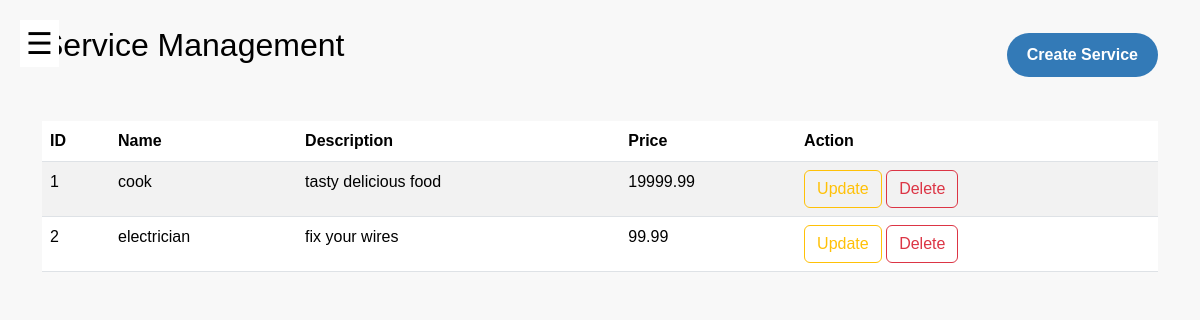
The page /service_admin on the database its author committed.
### models.py (models this page shows, shortened)
class Service(db.Model):
    id = db.Column(db.Integer, primary_key=True)
    name = db.Column(db.String(100), nullable=False)
    description = db.Column(db.String(512), nullable=False)
    price = db.Column(db.Float, nullable=False)

### app.py (the view)
@app.route('/service_admin')
def service_admin():
    services = Service.query.all()
    return render_template('service_admin.html', services=services, active_page='services')

### templates/service_admin.html (shortened to what this page needs)
{% extends 'layout.html' %}
{% block more_css %}
<link rel="stylesheet" href="{{ url_for('static', filename='css/customer_dashboard.css') }}">
{% endblock %}
{% block content %}
<button class="open-btn" onclick="toggleNavbar()">☰</button>
<div class="container">
    <div class="header-container">
        <h2>Service Management</h2>
        <a href="/create_service" class="btn btn-primary create-service-btn">Create Service</a>
    </div>
    <br>
    <table class="table table-striped">
      <thead>
        <tr>
          <th>ID</th>
          <th>Name</th>
          <th>Description</th>
          <th>Price</th>
          <th>Action</th>
        </tr>
      </thead>
      <tbody>
        {% for service in services %}
        <tr>
          <td>{{ service.id }}</td>
          <td>{{ service.name }}</td>
          <td>{{ service.description }}</td>
          <td>{{ service.price }}</td>
          <td>
            <a href="{{ url_for('update_service', service_id=service.id) }}" type="button" class="btn btn-outline-warning">Update</a>
            <form action="{{ url_for('delete_service', service_id=service.id) }}" method="POST" style="display:inline;">
              <button type="submit" class="btn btn-outline-danger">Delete</button>
            </form>
          </td>
        </tr>
        {% endfor %}
      </tbody>
    </table>
  </div>
{% endblock %}

### static/css/customer_dashboard.css (style rules this page uses)
body { font-family: Arial, sans-serif; margin: 0; padding: 0; background-color: #f8f8f8; color: black; }
.open-btn { font-size: 30px; cursor: pointer; position: fixed; top: 20px; left: 20px; background-color: white; border: none; }
.create-service-btn { margin-top: 20px; border: none; border-radius: 25px; padding: 10px 20px; font-size: 16px; font-weight: bold; color: #fff; background-color: #337ab7; cursor: pointer; }

### templates/service_admin.html (style rules this page uses)
.header-container { display: flex; justify-content: space-between; align-items: center; margin-top: 13px; margin-bottom: 20px; }
.header-container h2 { margin: 0; }

### rows shown on the page
Service: id "1", name "cook", description "tasty delicious food", price "19999.99"
Service: id "2", name "electrician", description "fix your wires", price "99.99"
